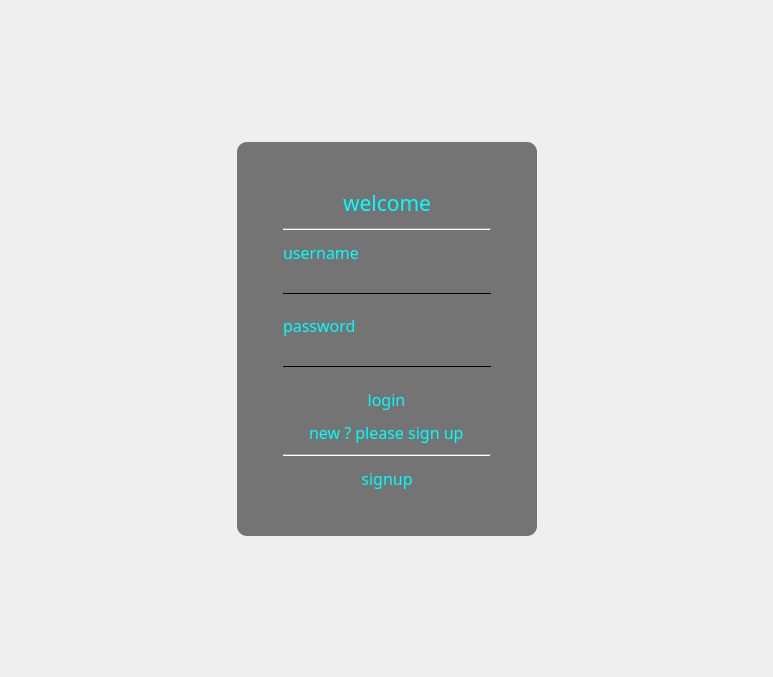
<?xml version="1.0" encoding="UTF-8"?>
<ui version="4.0">
 <class>MainWindow</class>
 <widget class="QMainWindow" name="MainWindow">
  <property name="geometry">
   <rect>
    <x>0</x>
    <y>0</y>
    <width>773</width>
    <height>677</height>
   </rect>
  </property>
  <property name="font">
   <font>
    <family>Swis721 Ex BT</family>
    <pointsize>10</pointsize>
    <italic>false</italic>
    <bold>true</bold>
   </font>
  </property>
  <property name="windowTitle">
   <string>login</string>
  </property>
  <property name="windowIcon">
   <iconset theme="QIcon::ThemeIcon::CameraWeb"/>
  </property>
  <property name="styleSheet">
   <string notr="true"/>
  </property>
  <widget class="QWidget" name="centralwidget">
   <property name="styleSheet">
    <string notr="true">#centralwidget{
	background-image: url(:/images/Myresources/background.png);
}</string>
   </property>
   <layout class="QGridLayout" name="gridLayout_2">
    <item row="0" column="1">
     <spacer name="verticalSpacer">
      <property name="orientation">
       <enum>Qt::Orientation::Vertical</enum>
      </property>
      <property name="sizeHint" stdset="0">
       <size>
        <width>20</width>
        <height>40</height>
       </size>
      </property>
     </spacer>
    </item>
    <item row="1" column="2">
     <spacer name="horizontalSpacer">
      <property name="orientation">
       <enum>Qt::Orientation::Horizontal</enum>
      </property>
      <property name="sizeHint" stdset="0">
       <size>
        <width>40</width>
        <height>20</height>
       </size>
      </property>
     </spacer>
    </item>
    <item row="1" column="0">
     <spacer name="horizontalSpacer_2">
      <property name="orientation">
       <enum>Qt::Orientation::Horizontal</enum>
      </property>
      <property name="sizeHint" stdset="0">
       <size>
        <width>40</width>
        <height>20</height>
       </size>
      </property>
     </spacer>
    </item>
    <item row="2" column="1">
     <spacer name="verticalSpacer_2">
      <property name="orientation">
       <enum>Qt::Orientation::Vertical</enum>
      </property>
      <property name="sizeHint" stdset="0">
       <size>
        <width>20</width>
        <height>40</height>
       </size>
      </property>
     </spacer>
    </item>
    <item row="1" column="1" alignment="Qt::AlignmentFlag::AlignHCenter|Qt::AlignmentFlag::AlignVCenter">
     <widget class="QFrame" name="loginpage">
      <property name="styleSheet">
       <string notr="true">#loginpage{
	border: 2px;
    border-radius: 10px;
	background-color: rgba(30, 30, 30, 150);
}</string>
      </property>
      <layout class="QGridLayout" name="gridLayout">
       <property name="verticalSpacing">
        <number>20</number>
       </property>
       <item row="0" column="1" colspan="2">
        <spacer name="verticalSpacer_3">
         <property name="orientation">
          <enum>Qt::Orientation::Vertical</enum>
         </property>
         <property name="sizeHint" stdset="0">
          <size>
           <width>208</width>
           <height>37</height>
          </size>
         </property>
        </spacer>
       </item>
       <item row="1" column="0">
        <spacer name="horizontalSpacer_3">
         <property name="orientation">
          <enum>Qt::Orientation::Horizontal</enum>
         </property>
         <property name="sizeHint" stdset="0">
          <size>
           <width>37</width>
           <height>257</height>
          </size>
         </property>
        </spacer>
       </item>
       <item row="2" column="1" colspan="2">
        <spacer name="verticalSpacer_4">
         <property name="orientation">
          <enum>Qt::Orientation::Vertical</enum>
         </property>
         <property name="sizeHint" stdset="0">
          <size>
           <width>208</width>
           <height>37</height>
          </size>
         </property>
        </spacer>
       </item>
       <item row="1" column="1" colspan="2">
        <layout class="QVBoxLayout" name="verticalLayout_4">
         <property name="spacing">
          <number>10</number>
         </property>
         <item>
          <layout class="QVBoxLayout" name="verticalLayout_3">
           <item>
            <layout class="QVBoxLayout" name="verticalLayout_2">
             <property name="spacing">
              <number>20</number>
             </property>
             <item>
              <layout class="QVBoxLayout" name="verticalLayout">
               <property name="spacing">
                <number>20</number>
               </property>
               <item>
                <layout class="QVBoxLayout" name="verticalLayout_5">
                 <property name="spacing">
                  <number>10</number>
                 </property>
                 <item alignment="Qt::AlignmentFlag::AlignHCenter">
                  <widget class="QLabel" name="label_2">
                   <property name="font">
                    <font>
                     <family>Berlin Sans FB</family>
                     <pointsize>16</pointsize>
                     <bold>false</bold>
                    </font>
                   </property>
                   <property name="styleSheet">
                    <string notr="true">#label_2{
	color : rgb(0, 255, 255);
	background-color : transparent;
	border-radius: 5px;
}</string>
                   </property>
                   <property name="text">
                    <string>welcome</string>
                   </property>
                  </widget>
                 </item>
                 <item>
                  <widget class="Line" name="line">
                   <property name="orientation">
                    <enum>Qt::Orientation::Horizontal</enum>
                   </property>
                  </widget>
                 </item>
                 <item>
                  <widget class="QLabel" name="usernameinput">
                   <property name="font">
                    <font>
                     <family>Berlin Sans FB</family>
                     <pointsize>12</pointsize>
                     <bold>false</bold>
                    </font>
                   </property>
                   <property name="styleSheet">
                    <string notr="true">#usernameinput{
	color: ;
	color: rgb(0, 255, 255);
      background-color: transparent;
   	  border-radius: 10px;
}

</string>
                   </property>
                   <property name="text">
                    <string>username</string>
                   </property>
                  </widget>
                 </item>
                 <item>
                  <widget class="QLineEdit" name="lineEdit">
                   <property name="font">
                    <font>
                     <family>Berlin Sans FB</family>
                    </font>
                   </property>
                   <property name="styleSheet">
                    <string notr="true">#lineEdit{
background : transparent;
border: none;
border-bottom: 1px solid ;
	color: rgb(30, 30, 30);
}
#lineEdit :hover {
    border-bottom: 2px solid #00BFFF;   /* hover color */
}

#lineEdit :focus {
    border-bottom: 2px solid #0078FF;   /* focus color */
}
</string>
                   </property>
                  </widget>
                 </item>
                </layout>
               </item>
               <item>
                <layout class="QVBoxLayout" name="verticalLayout_6">
                 <property name="spacing">
                  <number>10</number>
                 </property>
                 <item>
                  <widget class="QLabel" name="passwordinput">
                   <property name="font">
                    <font>
                     <family>Berlin Sans FB</family>
                     <pointsize>12</pointsize>
                     <bold>false</bold>
                    </font>
                   </property>
                   <property name="styleSheet">
                    <string notr="true">#passwordinput{
color: rgb(0, 255, 255);
      background-color: transparent;
   	  border-radius: 10px;
}</string>
                   </property>
                   <property name="text">
                    <string>password</string>
                   </property>
                  </widget>
                 </item>
                 <item>
                  <widget class="QLineEdit" name="lineEdit_2">
                   <property name="font">
                    <font>
                     <family>Berlin Sans FB</family>
                    </font>
                   </property>
                   <property name="styleSheet">
                    <string notr="true">
#lineEdit_2 {
background : transparent;
border: none;
border-bottom: 1px solid black;
}</string>
                   </property>
                   <property name="echoMode">
                    <enum>QLineEdit::EchoMode::PasswordEchoOnEdit</enum>
                   </property>
                  </widget>
                 </item>
                </layout>
               </item>
              </layout>
             </item>
             <item>
              <layout class="QHBoxLayout" name="horizontalLayout_3">
               <property name="spacing">
                <number>0</number>
               </property>
               <item alignment="Qt::AlignmentFlag::AlignHCenter|Qt::AlignmentFlag::AlignVCenter">
                <widget class="QPushButton" name="login">
                 <property name="minimumSize">
                  <size>
                   <width>203</width>
                   <height>24</height>
                  </size>
                 </property>
                 <property name="font">
                  <font>
                   <family>Berlin Sans FB</family>
                   <pointsize>12</pointsize>
                   <bold>false</bold>
                  </font>
                 </property>
                 <property name="styleSheet">
                  <string notr="true">#login{
color :rgb(0, 255, 255);
background-color: transparent;
  border: none;
}</string>
                 </property>
                 <property name="text">
                  <string>login</string>
                 </property>
                </widget>
               </item>
              </layout>
             </item>
            </layout>
           </item>
           <item alignment="Qt::AlignmentFlag::AlignHCenter">
            <widget class="QLabel" name="label">
             <property name="font">
              <font>
               <family>Berlin Sans FB</family>
               <pointsize>12</pointsize>
               <bold>false</bold>
              </font>
             </property>
             <property name="styleSheet">
              <string notr="true">#label{
color:rgb(0, 255, 255);
background-color: transparent;

}</string>
             </property>
             <property name="text">
              <string>new ? please sign up</string>
             </property>
            </widget>
           </item>
           <item>
            <widget class="Line" name="line_2">
             <property name="orientation">
              <enum>Qt::Orientation::Horizontal</enum>
             </property>
            </widget>
           </item>
          </layout>
         </item>
         <item>
          <widget class="QPushButton" name="signup">
           <property name="font">
            <font>
             <family>Berlin Sans FB</family>
             <pointsize>12</pointsize>
             <bold>false</bold>
            </font>
           </property>
           <property name="styleSheet">
            <string notr="true">#signup{
color: rgb(0, 255, 255);
background-color: transparent;
border: none;
}</string>
           </property>
           <property name="text">
            <string>signup</string>
           </property>
          </widget>
         </item>
        </layout>
       </item>
       <item row="1" column="3">
        <spacer name="horizontalSpacer_4">
         <property name="orientation">
          <enum>Qt::Orientation::Horizontal</enum>
         </property>
         <property name="sizeHint" stdset="0">
          <size>
           <width>37</width>
           <height>257</height>
          </size>
         </property>
        </spacer>
       </item>
      </layout>
     </widget>
    </item>
   </layout>
  </widget>
 </widget>
 <resources/>
 <connections/>
</ui>
